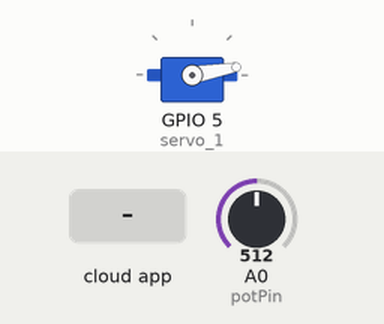
The sketch below on a simulated ESP8266 (NodeMCU). Parts: servo. Inputs (shaded band) come from the test bench; at power-on: A0 (potPin) = 512. WiFi joins after 1.5 s; servers stay silent unless stated; the Firebase database answers and starts empty; what the sketch prints to the serial monitor is not drawn.

Above: at 2.7 s.
2.8 s: the phone or cloud app sets value to 256
At 4.1 s:
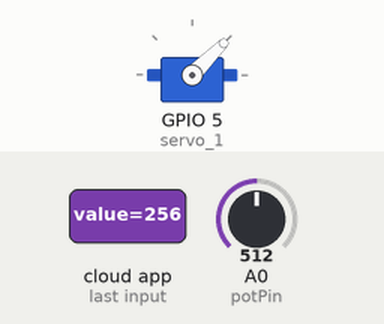
5.2 s: the phone or cloud app sets value to 0
At 7.6 s:
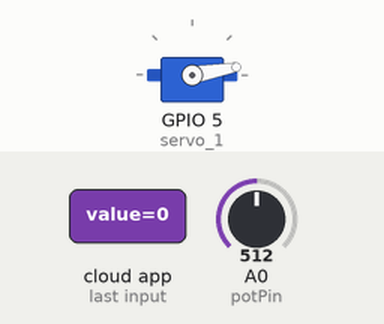
8.2 s: the phone or cloud app sets value to 512
At 11.5 s:
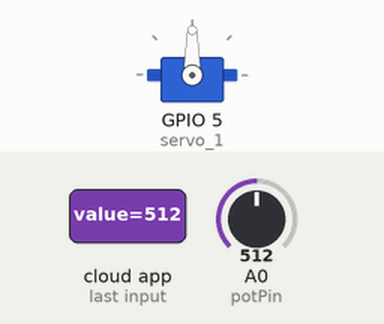
Timing chart, 0 to 13.0 s (numbered marks = the images above; inputs shaded):
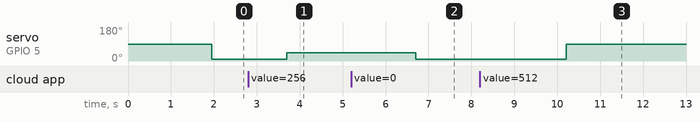

The sketch:

pot_receiver.ino
```cpp
#include <ESP8266WiFi.h>
#include <FirebaseArduino.h>
#include <Servo.h>

// Set these to run example.
#define FIREBASE_HOST "flex-21eb4.firebaseio.com"
#define FIREBASE_AUTH "H7CAso2prjI6RpeZgeGuJSUHKsruZGz8ysjLlnDZ"
#define WIFI_SSID "Ding ding ding"
#define WIFI_PASSWORD "23456789"

int potPin = A0;
//int potPin1 = A0;
Servo servo_1;
//Servo servo_2;
int value;
//int value1;
void setup() {
  Serial.begin(9600);
  servo_1.attach(5);
  //servo_2.attach(0);
  // connect to wifi.
  WiFi.begin(WIFI_SSID, WIFI_PASSWORD);
  Serial.print("connecting");
  while (WiFi.status() != WL_CONNECTED){
    Serial.print(".");
    delay(500);
  }
  Serial.println();
  Serial.print("connected: ");
  Serial.println(WiFi.localIP());

  Firebase.begin(FIREBASE_HOST, FIREBASE_AUTH);
}

void loop(){
  int value = analogRead(potPin);
  //int value1 = analogRead(potPin1);
  value = Firebase.getInt("value");
  //value1 = Firebase.getInt("value1");
  value = map(value, 0, 1137, 10, 160);
  //value1 = map(value1, 0, 1137, 10, 160);
  Serial.println(value);
  //Serial.print("Pot2:");
  //Serial.println(value1);
  if(Firebase.getInt("value") >= 0 && Firebase.getInt("value") < 10){
    servo_1.attach(5);
    servo_1.write(10);
    delay(500);
    servo_1.detach();
  }
  /*if(Firebase.getInt("value1") >= 0 && Firebase.getInt("value1") < 10){
    servo_2.attach(0);
    servo_2.write(10);
    delay(500);
    servo_2.detach();
  }*/
  else if(Firebase.getInt("value") > 10 && Firebase.getInt("value") <= 256){
    servo_1.attach(5);
    servo_1.write(45);
    delay(500);
    servo_1.detach();
  }
  /*else if(Firebase.getInt("value1") > 10 && Firebase.getInt("value1") <= 256){
    servo_2.attach(0);
    servo_2.write(45);
    delay(500);
    servo_2.detach();
   }*/
  else if(Firebase.getInt("value") > 256 && Firebase.getInt("value") <= 512){
     servo_1.attach(5);
     servo_1.write(90);
     delay(500);
     servo_1.detach();
   }
  /*else if(Firebase.getInt("value1") > 256 && Firebase.getInt("value1") <= 512){
     servo_2.attach(0);
     servo_2.write(90);
     delay(500);
     servo_2.detach();
   }*/
  else if(Firebase.getInt("value") > 512 && Firebase.getInt("value") <= 768){
     servo_1.attach(5);
     servo_1.write(135);
     delay(500);
     servo_1.detach();
   }
  /*else if(Firebase.getInt("value1") > 512 && Firebase.getInt("value1") <= 768){
     servo_2.attach(0);
     servo_2.write(135);
     delay(500);
     servo_2.detach();
  }*/
  else if(Firebase.getInt("value") > 768 && Firebase.getInt("value") <= 1137){
     servo_1.attach(5);
     servo_1.write(160);
     delay(500);
     servo_1.detach();
   }
  /* else if(Firebase.getInt("value1") > 768 && Firebase.getInt("value1") <= 1137){
     servo_2.attach(0);
     servo_2.write(160);
     delay(500);
     servo_2.detach();
   }*/

  if (Firebase.failed()) {
      Serial.println(Firebase.error());
      return;
  }
  delay(500);
}
```

Measured:
- after the input at 2.8 s, servo on GPIO 5 (servo_1): 10° → 45° after 0.90 s
- after the input at 5.2 s, servo on GPIO 5 (servo_1): 45° → 10° after 1.5 s
- after the input at 8.2 s, servo on GPIO 5 (servo_1): 10° → 90° after 2.0 s
